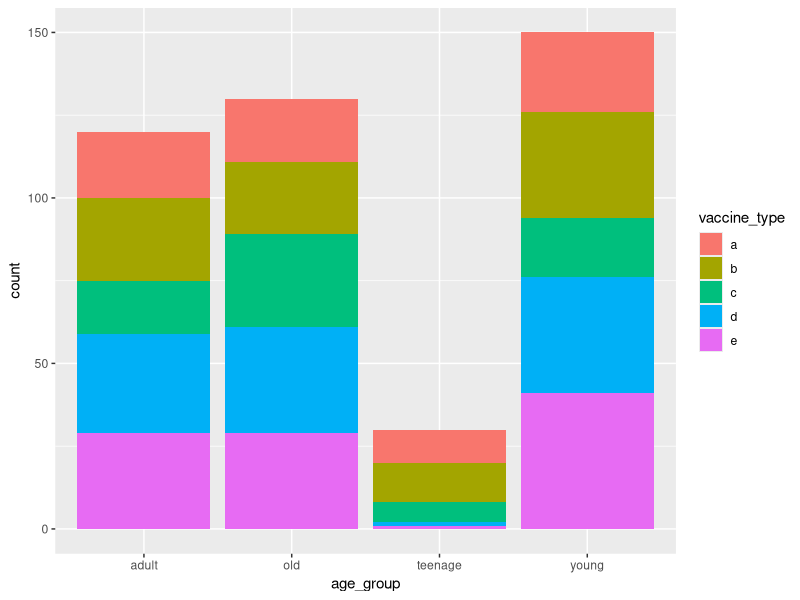

Source code (R):
library(dplyr)
library(ggplot2)
vaccination_data <- read.csv("vaccination.csv", header = TRUE)
# https://stackoverflow.com/a/67826564/4213397
# https://ggplot2.tidyverse.org/reference/geom_bar.html
# https://www.marsja.se/r-add-column-to-dataframe-based-on-other-columns-conditions-dplyr/
classifier <- function(age) {
    if (12 <= age && age < 18) {
        return("teenage")
    }
    if (18 <= age && age < 40) {
        return("young")
    }
    if (40 <= age && age < 70) {
        return("adult")
    }
    return("old")
}
vaccination_data <- vaccination_data %>%
    mutate(age_group = sapply(age, function(i) classifier(i)))
print(ggplot(vaccination_data, aes(age_group)) +
    geom_bar(aes(fill = vaccine_type)))